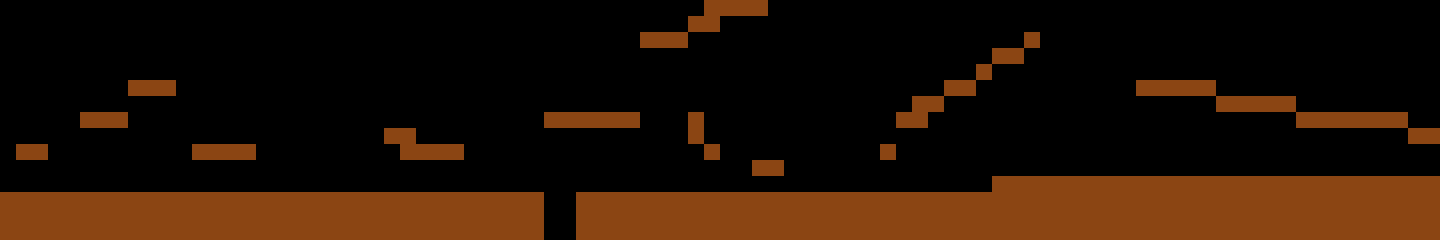

The image is a tile-based game level rendered from a .tmx file. Its description and complete source (layers, tilesets, objects, tile grids) follow:
An orthogonal 90x15 tile map with 16x16 px tiles, 2 tile layers (Ground, Platforms) and 1 object.

<map version="1.10" tiledversion="1.11.1-99-gec89c545" orientation="orthogonal" renderorder="right-down" width="90" height="15" tilewidth="16" tileheight="16" infinite="0" nextlayerid="4" nextobjectid="2">
 <tileset firstgid="1" source="tileset.tsx" />
 <layer id="1" name="Ground" width="90" height="15">
  <data encoding="csv">
0,0,0,0,0,0,0,0,0,0,0,0,0,0,0,0,0,0,0,0,0,0,0,0,0,0,0,0,0,0,0,0,0,0,0,0,0,0,0,0,0,0,0,0,0,0,0,0,0,0,0,0,0,0,0,0,0,0,0,0,0,0,0,0,0,0,0,0,0,0,0,0,0,0,0,0,0,0,0,0,0,0,0,0,0,0,0,0,0,0,
0,0,0,0,0,0,0,0,0,0,0,0,0,0,0,0,0,0,0,0,0,0,0,0,0,0,0,0,0,0,0,0,0,0,0,0,0,0,0,0,0,0,0,0,0,0,0,0,0,0,0,0,0,0,0,0,0,0,0,0,0,0,0,0,0,0,0,0,0,0,0,0,0,0,0,0,0,0,0,0,0,0,0,0,0,0,0,0,0,0,
0,0,0,0,0,0,0,0,0,0,0,0,0,0,0,0,0,0,0,0,0,0,0,0,0,0,0,0,0,0,0,0,0,0,0,0,0,0,0,0,0,0,0,0,0,0,0,0,0,0,0,0,0,0,0,0,0,0,0,0,0,0,0,0,0,0,0,0,0,0,0,0,0,0,0,0,0,0,0,0,0,0,0,0,0,0,0,0,0,0,
0,0,0,0,0,0,0,0,0,0,0,0,0,0,0,0,0,0,0,0,0,0,0,0,0,0,0,0,0,0,0,0,0,0,0,0,0,0,0,0,0,0,0,0,0,0,0,0,0,0,0,0,0,0,0,0,0,0,0,0,0,0,0,0,0,0,0,0,0,0,0,0,0,0,0,0,0,0,0,0,0,0,0,0,0,0,0,0,0,0,
0,0,0,0,0,0,0,0,0,0,0,0,0,0,0,0,0,0,0,0,0,0,0,0,0,0,0,0,0,0,0,0,0,0,0,0,0,0,0,0,0,0,0,0,0,0,0,0,0,0,0,0,0,0,0,0,0,0,0,0,0,0,0,0,0,0,0,0,0,0,0,0,0,0,0,0,0,0,0,0,0,0,0,0,0,0,0,0,0,0,
0,0,0,0,0,0,0,0,0,0,0,0,0,0,0,0,0,0,0,0,0,0,0,0,0,0,0,0,0,0,0,0,0,0,0,0,0,0,0,0,0,0,0,0,0,0,0,0,0,0,0,0,0,0,0,0,0,0,0,0,0,0,0,0,0,0,0,0,0,0,0,0,0,0,0,0,0,0,0,0,0,0,0,0,0,0,0,0,0,0,
0,0,0,0,0,0,0,0,0,0,0,0,0,0,0,0,0,0,0,0,0,0,0,0,0,0,0,0,0,0,0,0,0,0,0,0,0,0,0,0,0,0,0,0,0,0,0,0,0,0,0,0,0,0,0,0,0,0,0,0,0,0,0,0,0,0,0,0,0,0,0,0,0,0,0,0,0,0,0,0,0,0,0,0,0,0,0,0,0,0,
0,0,0,0,0,0,0,0,0,0,0,0,0,0,0,0,0,0,0,0,0,0,0,0,0,0,0,0,0,0,0,0,0,0,0,0,0,0,0,0,0,0,0,0,0,0,0,0,0,0,0,0,0,0,0,0,0,0,0,0,0,0,0,0,0,0,0,0,0,0,0,0,0,0,0,0,0,0,0,0,0,0,0,0,0,0,0,0,0,0,
0,0,0,0,0,0,0,0,0,0,0,0,0,0,0,0,0,0,0,0,0,0,0,0,0,0,0,0,0,0,0,0,0,0,0,0,0,0,0,0,0,0,0,0,0,0,0,0,0,0,0,0,0,0,0,0,0,0,0,0,0,0,0,0,0,0,0,0,0,0,0,0,0,0,0,0,0,0,0,0,0,0,0,0,0,0,0,0,0,0,
0,0,0,0,0,0,0,0,0,0,0,0,0,0,0,0,0,0,0,0,0,0,0,0,0,0,0,0,0,0,0,0,0,0,0,0,0,0,0,0,0,0,0,0,0,0,0,0,0,0,0,0,0,0,0,0,0,0,0,0,0,0,0,0,0,0,0,0,0,0,0,0,0,0,0,0,0,0,0,0,0,0,0,0,0,0,0,0,0,0,
0,0,0,0,0,0,0,0,0,0,0,0,0,0,0,0,0,0,0,0,0,0,0,0,0,0,0,0,0,0,0,0,0,0,0,0,0,0,0,0,0,0,0,0,0,0,0,0,0,0,0,0,0,0,0,0,0,0,0,0,0,0,0,0,0,0,0,0,0,0,0,0,0,0,0,0,0,0,0,0,0,0,0,0,0,0,0,0,0,0,
0,0,0,0,0,0,0,0,0,0,0,0,0,0,0,0,0,0,0,0,0,0,0,0,0,0,0,0,0,0,0,0,0,0,0,0,0,0,0,0,0,0,0,0,0,0,0,0,0,0,0,0,0,0,0,0,0,0,0,0,0,0,0,0,0,0,0,0,0,0,0,0,0,0,0,0,0,0,0,0,0,0,0,0,0,0,0,0,0,0,
0,0,0,0,0,0,0,0,0,0,0,0,0,0,0,0,0,0,0,0,0,0,0,0,0,0,0,0,0,0,0,0,0,0,0,0,0,0,0,0,0,0,0,0,0,0,0,0,0,0,0,0,0,0,0,0,0,0,0,0,0,0,0,0,0,0,0,0,0,0,0,0,0,0,0,0,0,0,0,0,0,0,0,0,0,0,0,0,0,0,
0,0,0,0,0,0,0,0,0,0,0,0,0,0,0,0,0,0,0,0,0,0,0,0,0,0,0,0,0,0,0,0,0,0,0,0,0,0,0,0,0,0,0,0,0,0,0,0,0,0,0,0,0,0,0,0,0,0,0,0,0,0,0,0,0,0,0,0,0,0,0,0,0,0,0,0,0,0,0,0,0,0,0,0,0,0,0,0,0,0,
1,1,1,1,1,1,1,1,1,1,1,1,1,1,1,1,1,1,1,1,0,0,0,0,0,0,0,0,0,0,0,0,0,0,0,0,0,0,0,0,0,0,0,0,0,0,0,0,0,0,0,0,0,0,0,0,0,0,0,0,0,0,0,0,0,0,0,0,0,0,0,0,0,0,0,0,0,0,0,0,0,0,0,0,0,0,0,0,0,0
</data>
 </layer>
 <layer id="2" name="Platforms" width="90" height="15">
  <data encoding="csv">
0,0,0,0,0,0,0,0,0,0,0,0,0,0,0,0,0,0,0,0,0,0,0,0,0,0,0,0,0,0,0,0,0,0,0,0,0,0,0,0,0,0,0,0,1,1,1,1,0,0,0,0,0,0,0,0,0,0,0,0,0,0,0,0,0,0,0,0,0,0,0,0,0,0,0,0,0,0,0,0,0,0,0,0,0,0,0,0,0,0,
0,0,0,0,0,0,0,0,0,0,0,0,0,0,0,0,0,0,0,0,0,0,0,0,0,0,0,0,0,0,0,0,0,0,0,0,0,0,0,0,0,0,0,1,1,0,0,0,0,0,0,0,0,0,0,0,0,0,0,0,0,0,0,0,0,0,0,0,0,0,0,0,0,0,0,0,0,0,0,0,0,0,0,0,0,0,0,0,0,0,
0,0,0,0,0,0,0,0,0,0,0,0,0,0,0,0,0,0,0,0,0,0,0,0,0,0,0,0,0,0,0,0,0,0,0,0,0,0,0,0,1,1,1,0,0,0,0,0,0,0,0,0,0,0,0,0,0,0,0,0,0,0,0,0,1,0,0,0,0,0,0,0,0,0,0,0,0,0,0,0,0,0,0,0,0,0,0,0,0,0,
0,0,0,0,0,0,0,0,0,0,0,0,0,0,0,0,0,0,0,0,0,0,0,0,0,0,0,0,0,0,0,0,0,0,0,0,0,0,0,0,0,0,0,0,0,0,0,0,0,0,0,0,0,0,0,0,0,0,0,0,0,0,1,1,0,0,0,0,0,0,0,0,0,0,0,0,0,0,0,0,0,0,0,0,0,0,0,0,0,0,
0,0,0,0,0,0,0,0,0,0,0,0,0,0,0,0,0,0,0,0,0,0,0,0,0,0,0,0,0,0,0,0,0,0,0,0,0,0,0,0,0,0,0,0,0,0,0,0,0,0,0,0,0,0,0,0,0,0,0,0,0,1,0,0,0,0,0,0,0,0,0,0,0,0,0,0,0,0,0,0,0,0,0,0,0,0,0,0,0,0,
0,0,0,0,0,0,0,0,1,1,1,0,0,0,0,0,0,0,0,0,0,0,0,0,0,0,0,0,0,0,0,0,0,0,0,0,0,0,0,0,0,0,0,0,0,0,0,0,0,0,0,0,0,0,0,0,0,0,0,1,1,0,0,0,0,0,0,0,0,0,0,1,1,1,1,1,0,0,0,0,0,0,0,0,0,0,0,0,0,0,
0,0,0,0,0,0,0,0,0,0,0,0,0,0,0,0,0,0,0,0,0,0,0,0,0,0,0,0,0,0,0,0,0,0,0,0,0,0,0,0,0,0,0,0,0,0,0,0,0,0,0,0,0,0,0,0,0,1,1,0,0,0,0,0,0,0,0,0,0,0,0,0,0,0,0,0,1,1,1,1,1,0,0,0,0,0,0,0,0,0,
0,0,0,0,0,1,1,1,0,0,0,0,0,0,0,0,0,0,0,0,0,0,0,0,0,0,0,0,0,0,0,0,0,0,1,1,1,1,1,1,0,0,0,1,0,0,0,0,0,0,0,0,0,0,0,0,1,1,0,0,0,0,0,0,0,0,0,0,0,0,0,0,0,0,0,0,0,0,0,0,0,1,1,1,1,1,1,1,0,0,
0,0,0,0,0,0,0,0,0,0,0,0,0,0,0,0,0,0,0,0,0,0,0,0,1,1,0,0,0,0,0,0,0,0,0,0,0,0,0,0,0,0,0,1,0,0,0,0,0,0,0,0,0,0,0,0,0,0,0,0,0,0,0,0,0,0,0,0,0,0,0,0,0,0,0,0,0,0,0,0,0,0,0,0,0,0,0,0,1,1,
0,1,1,0,0,0,0,0,0,0,0,0,1,1,1,1,0,0,0,0,0,0,0,0,0,1,1,1,1,0,0,0,0,0,0,0,0,0,0,0,0,0,0,0,1,0,0,0,0,0,0,0,0,0,0,1,0,0,0,0,0,0,0,0,0,0,0,0,0,0,0,0,0,0,0,0,0,0,0,0,0,0,0,0,0,0,0,0,0,0,
0,0,0,0,0,0,0,0,0,0,0,0,0,0,0,0,0,0,0,0,0,0,0,0,0,0,0,0,0,0,0,0,0,0,0,0,0,0,0,0,0,0,0,0,0,0,0,1,1,0,0,0,0,0,0,0,0,0,0,0,0,0,0,0,0,0,0,0,0,0,0,0,0,0,0,0,0,0,0,0,0,0,0,0,0,0,0,0,0,0,
0,0,0,0,0,0,0,0,0,0,0,0,0,0,0,0,0,0,0,0,0,0,0,0,0,0,0,0,0,0,0,0,0,0,0,0,0,0,0,0,0,0,0,0,0,0,0,0,0,0,0,0,0,0,0,0,0,0,0,0,0,0,1,1,1,1,1,1,1,1,1,1,1,1,1,1,1,1,1,1,1,1,1,1,1,1,1,1,1,1,
1,1,1,1,1,1,1,1,1,1,1,1,1,1,1,1,1,1,1,1,1,1,1,1,1,1,1,1,1,1,1,1,1,1,0,0,1,1,1,1,1,1,1,1,1,1,1,1,1,1,1,1,1,1,1,1,1,1,1,1,1,1,1,1,1,1,1,1,1,1,1,1,1,1,1,1,1,1,1,1,1,1,1,1,1,1,1,1,1,1,
1,1,1,1,1,1,1,1,1,1,1,1,1,1,1,1,1,1,1,1,1,1,1,1,1,1,1,1,1,1,1,1,1,1,0,0,1,1,1,1,1,1,1,1,1,1,1,1,1,1,1,1,1,1,1,1,1,1,1,1,1,1,1,1,1,1,1,1,1,1,1,1,1,1,1,1,1,1,1,1,1,1,1,1,1,1,1,1,1,1,
0,0,0,0,0,0,0,0,0,0,0,0,0,0,0,0,0,0,0,0,1,1,1,1,1,1,1,1,1,1,1,1,1,1,0,0,1,1,1,1,1,1,1,1,1,1,1,1,1,1,1,1,1,1,1,1,1,1,1,1,1,1,1,1,1,1,1,1,1,1,1,1,1,1,1,1,1,1,1,1,1,1,1,1,1,1,1,1,1,1
</data>
 </layer>
 <objectgroup id="3" name="Entities">
  <object id="1" x="1359.27" y="-0.636364" width="80" height="240">
   <properties>
    <property name="wok::level::transition::LevelTransition" type="class" propertytype="wok::level::transition::LevelTransition">
     <properties>
      <property name="spawn_tile_x" type="float" value="7" />
      <property name="spawn_tile_y" type="float" value="4" />
      <property name="target_map" value="map2.tmx" />
     </properties>
    </property>
   </properties>
  </object>
 </objectgroup>
</map>
